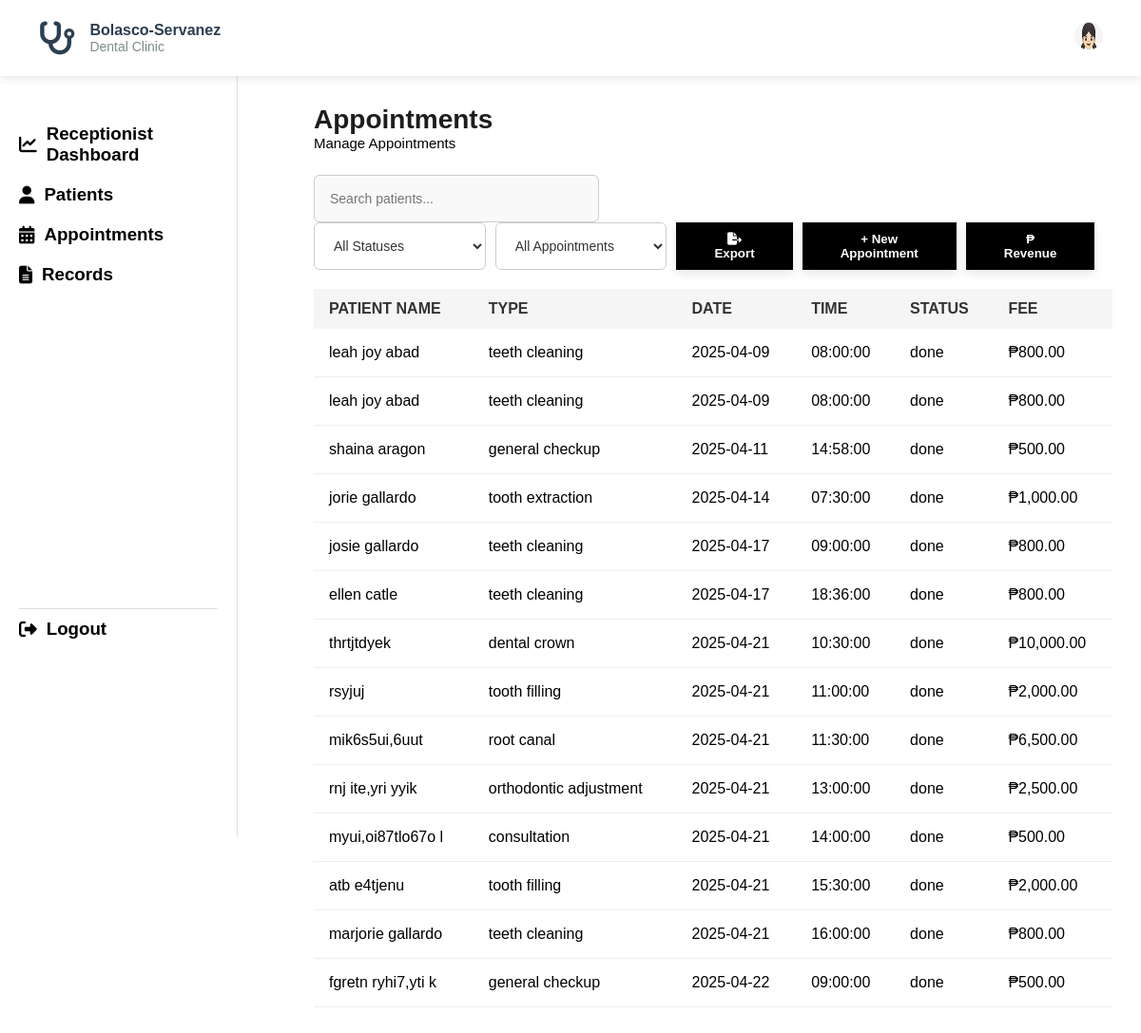
Page /receptionist_appointment.php on the committed database.
### tables this page shows
CREATE TABLE `appointments` (
  `id` int(11) NOT NULL,
  `patient_name` varchar(255) NOT NULL,
  `appointment_type` varchar(255) NOT NULL,
  `appointment_date` date NOT NULL,
  `appointment_time` time NOT NULL,
  `status` enum('Scheduled','Completed','Cancelled') DEFAULT 'Scheduled',
  `patient_id` int(11) DEFAULT NULL,
  `fee` decimal(10,2) NOT NULL DEFAULT 0.00
);

### receptionist_appointment.php (the view, shortened to what this page needs)
<?php
include 'db.php';
$appointment_revenues = [
    'General Checkup' => 500.00,
    'Teeth Cleaning' => 800.00,
    'Dental Crown' => 10000.00,
    'Tooth Filling' => 2000.00,
    'Root Canal' => 6500.00,
    'Tooth Extraction' => 1000.00,
    'Orthodontic Adjustment' => 2500.00,
    'Consultation' => 500.00,
];
?>
<!DOCTYPE html>
<html lang="en">
<head>
  <link rel="stylesheet" href="patient.css" />
  <link rel="stylesheet" href="https://cdnjs.cloudflare.com/ajax/libs/font-awesome/6.4.2/css/all.min.css" />
</head>
<body>
  <div class="header">
    <div class="logo-section">
      <i class="fa-solid fa-stethoscope"></i>
      <div class="logo-text">
        <h2>Bolasco-Servanez</h2>
        <p>Dental Clinic</p>
      </div>
    </div>
    <div class="user-section">
            <div class="profile" onclick="toggleDropdown()">
                <img src="images/icon/1.jpg" alt="Profile Image">
            </div>
        </div>
  </div>
  <div class="sidebar">
    <div class="menu">
      <h3><a href="receptionist_dash.php"><i class="fas fa-chart-line"></i> Receptionist Dashboard</a></h3>
      <h3><a href="receptionist_patients.php"><i class="fas fa-user"></i> Patients</a></h3>
      <h3><a href="receptionist_appointment.php"><i class="fas fa-calendar-alt"></i> Appointments</a></h3>
      <h3><a href="receptionist_records.php"><i class="fas fa-file-alt"></i> Records</a></h3>
    </div>
    <div class="logout">
      <h3><a href="login.php"><i class="fa-solid fa-right-from-bracket"></i> Logout</a></h3>
    </div>
  </div>
  <div class="container">
    <div class="patientheader">
      <h1>Appointments</h1>
      <p>Manage Appointments</p>
    </div>
    <div class="controls">
      <input type="text" id="search" placeholder="Search patients..." />
      <div class="filter-group">
        <select id="statusFilter">
          <option value="all">All Statuses</option>
        </select>
        <select id="appointmentFilter">
          <option value="all">All Appointments</option>
        </select>
        <button id="exportBtn"><i class="fas fa-file-export"></i> Export</button>
        <button id="openModalBtn">+ New Appointment</button>
        <button id="openRevenueBtn">₱ Revenue</button>
      </div>
    </div>
<div class="table-wrapper">
  <table class="table-container">
    <tr>
      <th>Patient Name</th>
      <th>Type</th>
      <th>Date</th>
      <th>Time</th>
      <th>Status</th>
      <th>Fee</th>
    </tr>
    <?php
    $sql = "SELECT * FROM appointments ORDER BY appointment_date, appointment_time";
    $result = $conn->query($sql);
    if ($result->num_rows > 0) {
      while ($row = $result->fetch_assoc()) {
        $appointment_date = $row['appointment_date'];
        $appointment_time = $row['appointment_time'];
        $status = $row['status'];
        $appointment_type = $row['appointment_type'];
        $fee = isset($appointment_revenues[$appointment_type]) ? $appointment_revenues[$appointment_type] : 0.00;
        $current_date = new DateTime();
        $appointment_datetime = new DateTime($appointment_date . ' ' . $appointment_time);
        if ($appointment_datetime < $current_date && $status != 'DONE') {
          $status = 'DONE';
        }
        echo "<tr>
                <td>{$row['patient_name']}</td>
                <td>{$row['appointment_type']}</td>
                <td>{$row['appointment_date']}</td>
                <td>{$row['appointment_time']}</td>
                <td>{$status}</td>
                <td>₱" . number_format($fee, 2) . "</td>
              </tr>";
      }
    } else {
      echo "<tr><td colspan='6'>No appointments found.</td></tr>";
    }
    ?>
  </table>
</div>
  </div>
</body>
</html>

### patient.css (style rules this page uses)
* { margin: 0; padding: 0; box-sizing: border-box; font-family: Arial, sans-serif; }
html, body { height: 100%; width: 100%; margin: 0; padding: 0; overflow-x: hidden; }
.header { display: flex; justify-content: space-between; align-items: center; padding: 15px 40px; background: #fff; box-shadow: 0 2px 10px rgba(0, 0, 0, 0.1); height: 80px; width: 100%; position: fixed; top: 0; z-index: 1000; bottom: 0px; }
.logo-section { display: flex; align-items: center; gap: 15px; }
.logo-section i { font-size: 35px; color: #2c3e50; }
.logo-text h2 { font-size: 16px; color: #2c3e50; margin: 0; }
.logo-text p { font-size: 14px; color: #7f8c8d; margin: 0; }
.user-section { display: flex; align-items: center; gap: 20px; }
.profile { margin-left: 20px; }
.profile img { width: 30px; height: 30px; border-radius: 50%; cursor: pointer; }
.sidebar { width: 250px; height: 100vh; background: white; padding: 20px; border-right: 1px solid #ddd; position: fixed; left: 0; top: 80px; z-index: 999; }
.menu { margin-top: 20px; }
.menu a { display: flex; align-items: center; text-decoration: none; color: black; padding: 10px 0; }
.menu a i { margin-right: 10px; }
.logout { padding-top: 100px; border-top: 1px solid #ddd; margin-top: 330px; }
.logout a { display: flex; align-items: center; text-decoration: none; color: black; padding: 10px 0; margin-top: -100px; }
.logout a i { margin-right: 10px; }
.container { max-width: 1200px; margin: 0 auto; background: #fff; margin-top: 80px; padding: 30px; border-radius: 8px; margin-left: 300px; }
.patientheader { margin-bottom: 25px; }
.patientheader h1 { font-size: 28px; font-weight: bold; color: #1d1d1f; }
.patientheader p { color: black; font-size: 15px; }
.controls { display: flex; justify-content: space-between; align-items: center; margin-bottom: 25px; }
.controls input { flex-grow: 1; max-width: 300px; background: #f9f9f9; padding: 12px 16px; border: 1px solid #ccc; border-radius: 6px; font-size: 14px; transition: all 0.3s; }
.filter-group { display: flex; align-items: center; gap: 10px; }
.controls select { background: #fff; color: #333; cursor: pointer; padding: 12px 16px; border: 1px solid #ccc; border-radius: 6px; font-size: 14px; transition: all 0.3s; }
.table-container { width: 100%; border-collapse: collapse; font-family: Arial, sans-serif; }
.table-container th { background: #f5f5f5; color: #333; padding: 12px 16px; text-align: left; font-weight: bold; text-transform: uppercase; }
.table-container td { padding: 16px; border-bottom: 1px solid #eee; font-size: 16px; text-transform: lowercase; }
h2 { font-size: 28px; font-weight: bold; margin-bottom: 5px; }
p { color: #666; font-size: 14px; margin-bottom: 20px; }
input, select, textarea { width: 100%; padding: 12px; border: 1px solid #ccc; border-radius: 5px; font-size: 14px; }
input, select { resize: vertical; min-height: 50px; }
#openModalBtn { background: black; color: #fff; border: none; padding: 10px 40px; font-weight: bold; box-shadow: 0 4px 10px rgba(0, 0, 0, 0.1); transition: background 0.3s; }

### receptionist_appointment.php (style rules this page uses)
#openRevenueBtn { background: black; color: #fff; border: none; padding: 10px 40px; font-weight: bold; box-shadow: 0 4px 10px rgba(0, 0, 0, 0.1); transition: background 0.3s; }
.controls { display: flex; justify-content: space-between; align-items: center; flex-wrap: wrap; margin-bottom: 20px; }
.table-wrapper { overflow-x: auto; }
#exportBtn { background: black; color: #fff; border: none; padding: 10px 40px; font-weight: bold; box-shadow: 0 4px 10px rgba(0, 0, 0, 0.1); transition: background 0.3s; }

### rows in the picture
appointments: patient_name "leah joy abad", appointment_type "teeth cleaning", appointment_date "2025-04-09", appointment_time "08:00:00", status "done", appointment_type "800.00"
appointments: patient_name "leah joy abad", appointment_type "teeth cleaning", appointment_date "2025-04-09", appointment_time "08:00:00", status "done", appointment_type "800.00"
appointments: patient_name "shaina aragon", appointment_type "general checkup", appointment_date "2025-04-11", appointment_time "14:58:00", status "done", appointment_type "500.00"
appointments: patient_name "jorie gallardo", appointment_type "tooth extraction", appointment_date "2025-04-14", appointment_time "07:30:00", status "done", appointment_type "1,000.00"
appointments: patient_name "josie gallardo", appointment_type "teeth cleaning", appointment_date "2025-04-17", appointment_time "09:00:00", status "done", appointment_type "800.00"
appointments: patient_name "ellen catle", appointment_type "teeth cleaning", appointment_date "2025-04-17", appointment_time "18:36:00", status "done", appointment_type "800.00"
appointments: patient_name "thrtjtdyek", appointment_type "dental crown", appointment_date "2025-04-21", appointment_time "10:30:00", status "done", appointment_type "10,000.00"
appointments: patient_name "rsyjuj", appointment_type "tooth filling", appointment_date "2025-04-21", appointment_time "11:00:00", status "done", appointment_type "2,000.00"
appointments: patient_name "mik6s5ui,6uut", appointment_type "root canal", appointment_date "2025-04-21", appointment_time "11:30:00", status "done", appointment_type "6,500.00"
appointments: patient_name "rnj ite,yri yyik", appointment_type "orthodontic adjustment", appointment_date "2025-04-21", appointment_time "13:00:00", status "done", appointment_type "2,500.00"
appointments: patient_name "myui,oi87tlo67o l", appointment_type "consultation", appointment_date "2025-04-21", appointment_time "14:00:00", status "done", appointment_type "500.00"
appointments: patient_name "atb e4tjenu", appointment_type "tooth filling", appointment_date "2025-04-21", appointment_time "15:30:00", status "done", appointment_type "2,000.00"
appointments: patient_name "marjorie gallardo", appointment_type "teeth cleaning", appointment_date "2025-04-21", appointment_time "16:00:00", status "done", appointment_type "800.00"
appointments: patient_name "fgretn ryhi7,yti k", appointment_type "general checkup", appointment_date "2025-04-22", appointment_time "09:00:00", status "done", appointment_type "500.00"
